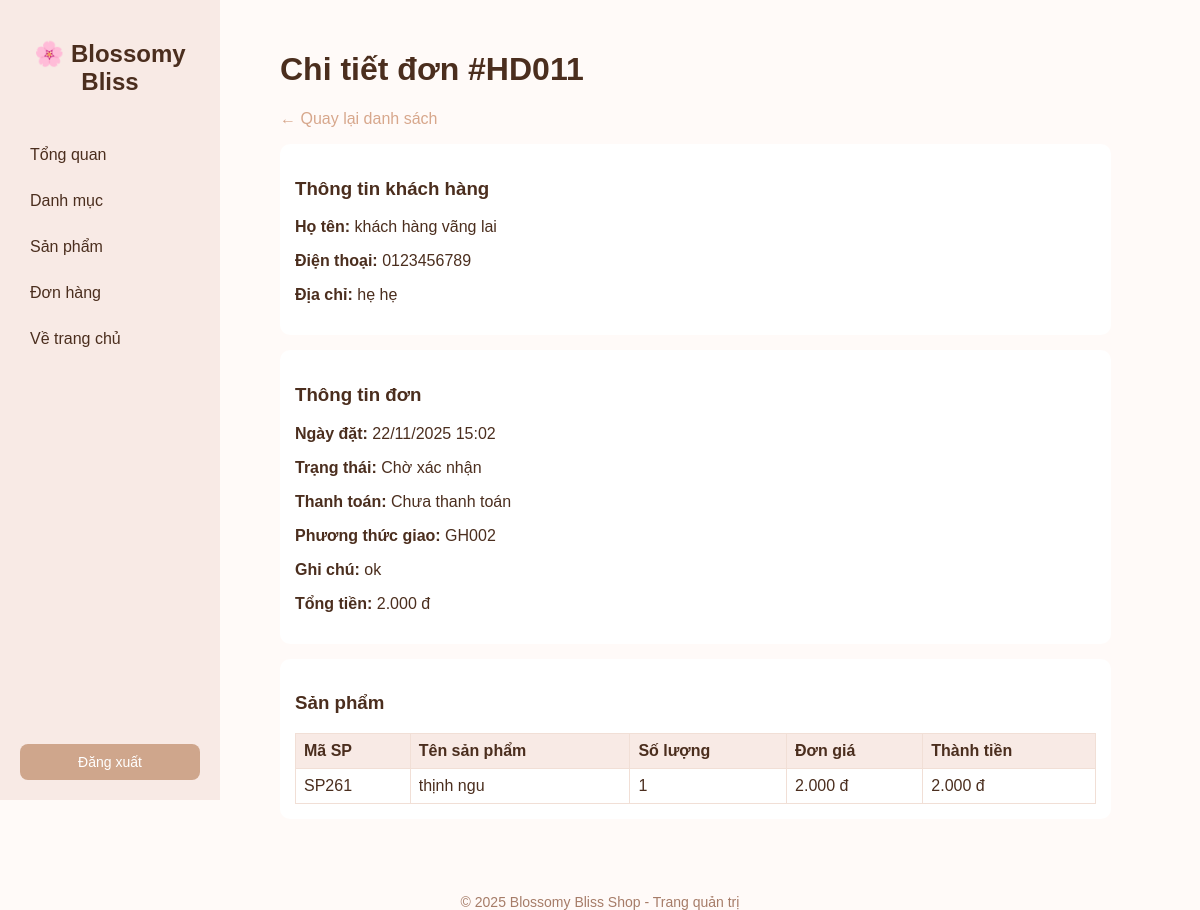
The app's page /admin/orders/view.php?id=HD011 with its own data.
### tables this page shows
CREATE TABLE `orders` (
  `order_id` varchar(10) NOT NULL,
  `user_id` varchar(10) NOT NULL,
  `order_date` datetime DEFAULT current_timestamp(),
  `status` enum('Chờ xác nhận','Đang xử lý','Đang giao hàng','Đã giao','Đã hủy') DEFAULT 'Chờ xác nhận',
  `total_amount` decimal(12,2) DEFAULT 0.00,
  `note` text DEFAULT NULL,
  `payment_status` enum('Chưa thanh toán','Đã thanh toán','Đã hoàn tiền') DEFAULT 'Chưa thanh toán',
  `ship_date` datetime DEFAULT NULL,
  `payment_method_id` varchar(10) DEFAULT NULL,
  `delivery_method_id` varchar(10) DEFAULT NULL
);

CREATE TABLE `users` (
  `user_id` varchar(10) NOT NULL,
  `username` varchar(50) NOT NULL,
  `password` varchar(255) NOT NULL,
  `full_name` varchar(100) DEFAULT NULL,
  `email` varchar(100) DEFAULT NULL,
  `phone_number` varchar(20) DEFAULT NULL,
  `created_at` datetime DEFAULT current_timestamp(),
  `updated_at` datetime DEFAULT current_timestamp() ON UPDATE current_timestamp(),
  `role` enum('user','admin') DEFAULT 'user',
  `shipping_address` text DEFAULT NULL
);

CREATE TABLE `order_details` (
  `order_detail_id` varchar(10) NOT NULL,
  `order_id` varchar(10) NOT NULL,
  `product_id` varchar(10) NOT NULL,
  `quantity` int(11) NOT NULL DEFAULT 1,
  `unit_price` decimal(10,2) NOT NULL
);

CREATE TABLE `products` (
  `product_id` varchar(10) NOT NULL,
  `category_id` varchar(10) DEFAULT NULL,
  `product_name` varchar(100) NOT NULL,
  `price` decimal(10,2) NOT NULL,
  `stock` int(11) DEFAULT 0,
  `image_url` varchar(255) DEFAULT NULL,
  `created_at` datetime DEFAULT current_timestamp(),
  `updated_at` datetime DEFAULT current_timestamp() ON UPDATE current_timestamp()
);

### admin/orders/view.php (the view, shortened to what this page needs)
<?php
include '../../include/db_connect.php';
include '../includes/admin_header.php';
$orderId = $_GET['id'] ?? '';
$stmt = $conn->prepare("
    SELECT o.order_id, o.order_date, o.total_amount, o.status, o.payment_status,
           o.delivery_method_id, o.note,
           u.full_name, u.phone_number, u.shipping_address
    FROM orders o
    LEFT JOIN users u ON o.user_id = u.user_id
    WHERE o.order_id = ?
    LIMIT 1
");
$stmt->bind_param("s", $orderId);
$stmt->execute();
$order = $stmt->get_result()->fetch_assoc();
$detailsStmt = $conn->prepare("
    SELECT od.product_id, od.quantity, od.unit_price, p.product_name
    FROM order_details od
    LEFT JOIN products p ON od.product_id = p.product_id
    WHERE od.order_id = ?
");
$detailsStmt->bind_param("s", $orderId);
$detailsStmt->execute();
$details = $detailsStmt->get_result();
?>
<h1>Chi tiết đơn #<?php echo htmlspecialchars($order['order_id']); ?></h1>
<p><a href="list.php" style="text-decoration:none;color:#d7a78c;">&larr; Quay lại danh sách</a></p>
<div style="background:#fff;padding:15px;border-radius:10px;width:90%;margin-bottom:15px;">
  <h3>Thông tin khách hàng</h3>
  <p><strong>Họ tên:</strong> <?php echo htmlspecialchars($order['full_name']); ?></p>
  <p><strong>Điện thoại:</strong> <?php echo htmlspecialchars($order['phone_number']); ?></p>
  <p><strong>Địa chỉ:</strong> <?php echo htmlspecialchars($order['shipping_address']); ?></p>
</div>
<div style="background:#fff;padding:15px;border-radius:10px;width:90%;margin-bottom:15px;">
  <h3>Thông tin đơn</h3>
  <p><strong>Ngày đặt:</strong> <?php echo date('d/m/Y H:i', strtotime($order['order_date'])); ?></p>
  <p><strong>Trạng thái:</strong> <?php echo htmlspecialchars($order['status']); ?></p>
  <p><strong>Thanh toán:</strong> <?php echo htmlspecialchars($order['payment_status']); ?></p>
  <p><strong>Phương thức giao:</strong> <?php echo htmlspecialchars($order['delivery_method_id']); ?></p>
  <p><strong>Ghi chú:</strong> <?php echo nl2br(htmlspecialchars($order['note'])); ?></p>
  <p><strong>Tổng tiền:</strong> <?php echo number_format($order['total_amount'], 0, ',', '.'); ?> đ</p>
</div>
<div style="background:#fff;padding:15px;border-radius:10px;width:90%;margin-bottom:15px;">
  <h3>Sản phẩm</h3>
  <table style="width:100%;border-collapse:collapse;">
    <thead>
      <tr style="background:#f8eae5;">
        <th style="padding:8px;border:1px solid #f1dfd6;">Mã SP</th>
        <th style="padding:8px;border:1px solid #f1dfd6;">Tên sản phẩm</th>
        <th style="padding:8px;border:1px solid #f1dfd6;">Số lượng</th>
        <th style="padding:8px;border:1px solid #f1dfd6;">Đơn giá</th>
        <th style="padding:8px;border:1px solid #f1dfd6;">Thành tiền</th>
      </tr>
    </thead>
    <tbody>
      <?php if ($details->num_rows > 0): ?>
        <?php while ($d = $details->fetch_assoc()): ?>
          <tr style="text-align:center;border-bottom:1px solid #f1dfd6;">
            <td style="padding:8px;border:1px solid #f1dfd6;"><?php echo htmlspecialchars($d['product_id']); ?></td>
            <td style="padding:8px;border:1px solid #f1dfd6;"><?php echo htmlspecialchars($d['product_name']); ?></td>
            <td style="padding:8px;border:1px solid #f1dfd6;"><?php echo (int)$d['quantity']; ?></td>
            <td style="padding:8px;border:1px solid #f1dfd6;"><?php echo number_format($d['unit_price'], 0, ',', '.'); ?> đ</td>
            <td style="padding:8px;border:1px solid #f1dfd6;"><?php echo number_format($d['unit_price'] * $d['quantity'], 0, ',', '.'); ?> đ</td>
          </tr>
        <?php endwhile; ?>
      <?php else: ?>
        <tr><td colspan="5" style="padding:10px;text-align:center;">Không có sản phẩm</td></tr>
      <?php endif; ?>
    </tbody>
  </table>
</div>
<?php include '../includes/admin_footer.php'; ?>

### admin/includes/admin_header.php (style rules this page uses)
body { margin: 0; font-family: 'Poppins', sans-serif; background-color: #fffaf8; color: #4b2e1e; }
table { border-collapse: collapse; width: 100%; }
th, td { padding: 10px; border-bottom: 1px solid #f0d8ce; text-align: left; }
th { background-color: #f8eae5; }

### records on screen
orders: order_id "HD011", user.full_name "khách hàng vãng lai", user.phone_number "0123456789", user.shipping_address "hẹ hẹ", order_date "22/11/2025 15:02", status "Chờ xác nhận", payment_status "Chưa thanh toán", delivery_method "GH002", note "ok", total_amount "2.000"
order_details: product "SP261", product.product_name "thịnh ngu", quantity "1", unit_price "2.000", $d['unit_price'] * $d['quantity'] "2.000"
